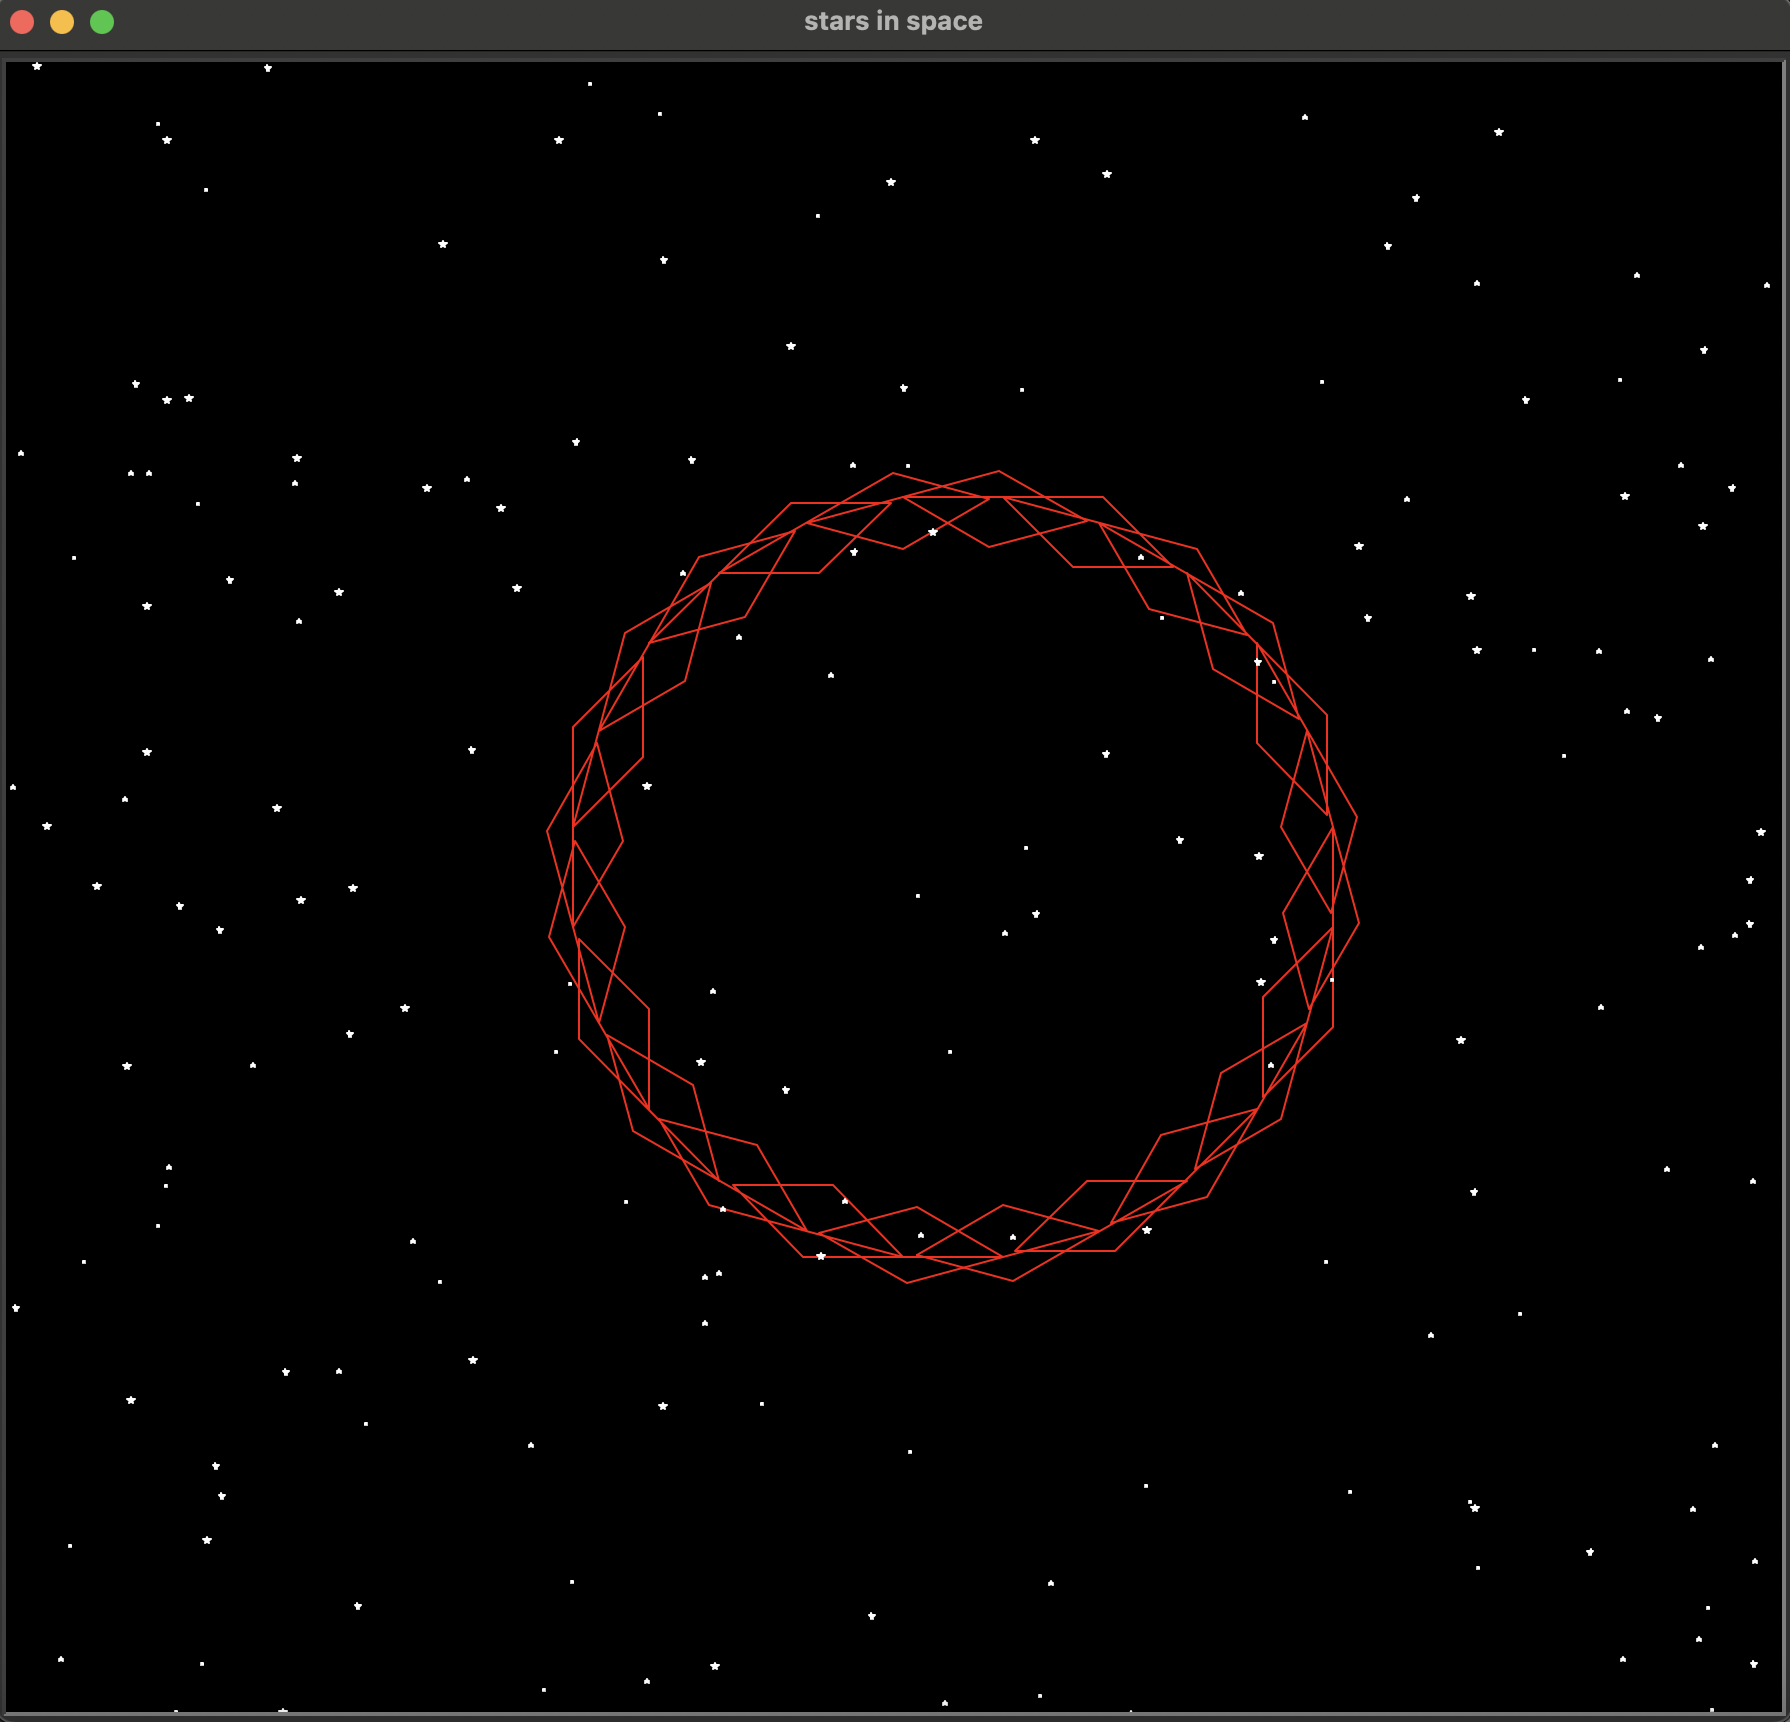

The script that drew this image:

import turtle
import random


def star(t, x, y, size):
    t.penup()
    t.goto(x, y)
    t.pendown()
    for i in range(5):
        t.forward(size)
        t.right(144) # angle of turn

def draw_star(t, num_stars):
    for i in range(num_stars):
        x = random.randint(-450, 450) # star's coordinates are randomly generated
        y = random.randint(-450, 450)
        size = random.randint(1, 4)
        star(t, x, y, size)

def create_drawing():
    x1 = random.randint(-200, 200) # determine position for the figure 
    y1 = random.randint(-200, 200)
    drawing.penup()
    drawing.left(90)
    drawing.forward(200)
    drawing.right(90)
    drawing.pendown()
    for i in range(24):
        drawing.forward(100)
        drawing.right(45)
        drawing.forward(50)
        drawing.right(135)
        drawing.forward(50)
        drawing.right(45)
        drawing.forward(50)
        drawing.right(135)
        drawing.right(15)  # adjust the angle for the next petal

def main():
    screen = turtle.Screen() # define screen to edit
    screen.setup(width=900, height=900)
    screen.bgcolor("black")
    screen.title("stars in space") # title for the window
    create_drawing()
    draw_star(t, 200) # number can be changed anytime
    t.hideturtle() # hide for the final picture
    drawing.hideturtle()
    screen.mainloop() # keep the window open

t = turtle.Turtle()
t.speed(0) # set to fastest speed
t.color("white")

drawing = turtle.Turtle()
drawing.speed(0)
drawing.color("red")

main() # call the function
